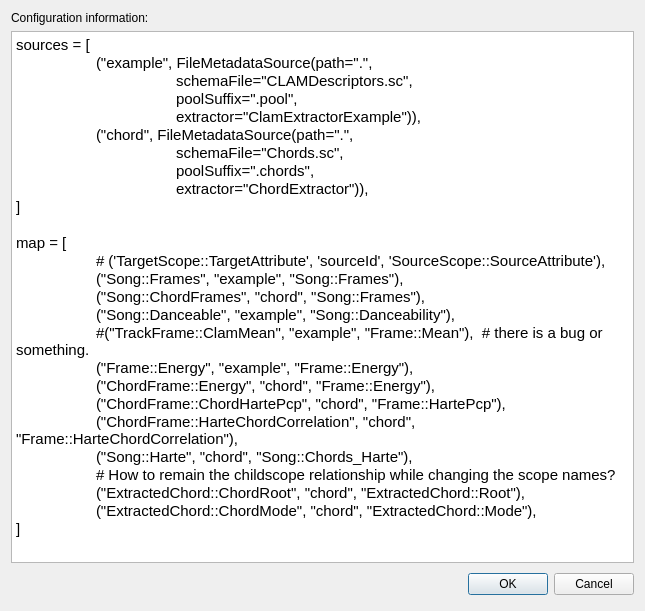
<ui version="4.0" >
 <class>ConfigurationEditor</class>
 <widget class="QDialog" name="ConfigurationEditor" >
  <property name="geometry" >
   <rect>
    <x>0</x>
    <y>0</y>
    <width>645</width>
    <height>611</height>
   </rect>
  </property>
  <property name="windowTitle" >
   <string>Configuration Information</string>
  </property>
  <layout class="QVBoxLayout" >
   <item>
    <widget class="QLabel" name="label" >
     <property name="text" >
      <string>Configuration information: </string>
     </property>
     <property name="alignment" >
      <set>Qt::AlignLeading|Qt::AlignLeft|Qt::AlignTop</set>
     </property>
    </widget>
   </item>
   <item>
    <widget class="QTextEdit" name="configInfo" >
     <property name="html" >
      <string>&lt;html>&lt;head>&lt;meta name="qrichtext" content="1" />&lt;style type="text/css">
p, li { white-space: pre-wrap; }
&lt;/style>&lt;/head>&lt;body style=" font-family:'宋体'; font-size:9pt; font-weight:400; font-style:normal;">
&lt;p style=" margin-top:0px; margin-bottom:0px; margin-left:0px; margin-right:0px; -qt-block-indent:0; text-indent:0px;">&lt;span style=" font-family:'Sans Serif'; font-size:11pt;">sources = [&lt;/span>&lt;/p>
&lt;p style=" margin-top:0px; margin-bottom:0px; margin-left:0px; margin-right:0px; -qt-block-indent:0; text-indent:0px; font-family:'Sans Serif'; font-size:11pt;">	("example", FileMetadataSource(path=".",&lt;/p>
&lt;p style=" margin-top:0px; margin-bottom:0px; margin-left:0px; margin-right:0px; -qt-block-indent:0; text-indent:0px; font-family:'Sans Serif'; font-size:11pt;">		schemaFile="CLAMDescriptors.sc",&lt;/p>
&lt;p style=" margin-top:0px; margin-bottom:0px; margin-left:0px; margin-right:0px; -qt-block-indent:0; text-indent:0px; font-family:'Sans Serif'; font-size:11pt;">		poolSuffix=".pool",&lt;/p>
&lt;p style=" margin-top:0px; margin-bottom:0px; margin-left:0px; margin-right:0px; -qt-block-indent:0; text-indent:0px; font-family:'Sans Serif'; font-size:11pt;">		extractor="ClamExtractorExample")),&lt;/p>
&lt;p style=" margin-top:0px; margin-bottom:0px; margin-left:0px; margin-right:0px; -qt-block-indent:0; text-indent:0px; font-family:'Sans Serif'; font-size:11pt;">	("chord", FileMetadataSource(path=".",&lt;/p>
&lt;p style=" margin-top:0px; margin-bottom:0px; margin-left:0px; margin-right:0px; -qt-block-indent:0; text-indent:0px; font-family:'Sans Serif'; font-size:11pt;">		schemaFile="Chords.sc",&lt;/p>
&lt;p style=" margin-top:0px; margin-bottom:0px; margin-left:0px; margin-right:0px; -qt-block-indent:0; text-indent:0px; font-family:'Sans Serif'; font-size:11pt;">		poolSuffix=".chords",&lt;/p>
&lt;p style=" margin-top:0px; margin-bottom:0px; margin-left:0px; margin-right:0px; -qt-block-indent:0; text-indent:0px; font-family:'Sans Serif'; font-size:11pt;">		extractor="ChordExtractor")),&lt;/p>
&lt;p style=" margin-top:0px; margin-bottom:0px; margin-left:0px; margin-right:0px; -qt-block-indent:0; text-indent:0px; font-family:'Sans Serif'; font-size:11pt;">]&lt;/p>
&lt;p style="-qt-paragraph-type:empty; margin-top:0px; margin-bottom:0px; margin-left:0px; margin-right:0px; -qt-block-indent:0; text-indent:0px; font-family:'Sans Serif'; font-size:11pt;">&lt;/p>
&lt;p style=" margin-top:0px; margin-bottom:0px; margin-left:0px; margin-right:0px; -qt-block-indent:0; text-indent:0px; font-family:'Sans Serif'; font-size:11pt;">map = [&lt;/p>
&lt;p style=" margin-top:0px; margin-bottom:0px; margin-left:0px; margin-right:0px; -qt-block-indent:0; text-indent:0px; font-family:'Sans Serif'; font-size:11pt;">	# ('TargetScope::TargetAttribute', 'sourceId', 'SourceScope::SourceAttribute'),&lt;/p>
&lt;p style=" margin-top:0px; margin-bottom:0px; margin-left:0px; margin-right:0px; -qt-block-indent:0; text-indent:0px; font-family:'Sans Serif'; font-size:11pt;">	("Song::Frames", "example", "Song::Frames"),&lt;/p>
&lt;p style=" margin-top:0px; margin-bottom:0px; margin-left:0px; margin-right:0px; -qt-block-indent:0; text-indent:0px; font-family:'Sans Serif'; font-size:11pt;">	("Song::ChordFrames", "chord", "Song::Frames"),&lt;/p>
&lt;p style=" margin-top:0px; margin-bottom:0px; margin-left:0px; margin-right:0px; -qt-block-indent:0; text-indent:0px; font-family:'Sans Serif'; font-size:11pt;">	("Song::Danceable", "example", "Song::Danceability"),&lt;/p>
&lt;p style=" margin-top:0px; margin-bottom:0px; margin-left:0px; margin-right:0px; -qt-block-indent:0; text-indent:0px; font-family:'Sans Serif'; font-size:11pt;">	#("TrackFrame::ClamMean", "example", "Frame::Mean"),  # there is a bug or something.&lt;/p>
&lt;p style=" margin-top:0px; margin-bottom:0px; margin-left:0px; margin-right:0px; -qt-block-indent:0; text-indent:0px; font-family:'Sans Serif'; font-size:11pt;">	("Frame::Energy", "example", "Frame::Energy"),&lt;/p>
&lt;p style=" margin-top:0px; margin-bottom:0px; margin-left:0px; margin-right:0px; -qt-block-indent:0; text-indent:0px; font-family:'Sans Serif'; font-size:11pt;">	("ChordFrame::Energy", "chord", "Frame::Energy"),&lt;/p>
&lt;p style=" margin-top:0px; margin-bottom:0px; margin-left:0px; margin-right:0px; -qt-block-indent:0; text-indent:0px; font-family:'Sans Serif'; font-size:11pt;">	("ChordFrame::ChordHartePcp", "chord", "Frame::HartePcp"),&lt;/p>
&lt;p style=" margin-top:0px; margin-bottom:0px; margin-left:0px; margin-right:0px; -qt-block-indent:0; text-indent:0px; font-family:'Sans Serif'; font-size:11pt;">	("ChordFrame::HarteChordCorrelation", "chord", "Frame::HarteChordCorrelation"),&lt;/p>
&lt;p style=" margin-top:0px; margin-bottom:0px; margin-left:0px; margin-right:0px; -qt-block-indent:0; text-indent:0px; font-family:'Sans Serif'; font-size:11pt;">	("Song::Harte", "chord", "Song::Chords_Harte"),&lt;/p>
&lt;p style=" margin-top:0px; margin-bottom:0px; margin-left:0px; margin-right:0px; -qt-block-indent:0; text-indent:0px; font-family:'Sans Serif'; font-size:11pt;">	# How to remain the childscope relationship while changing the scope names?&lt;/p>
&lt;p style=" margin-top:0px; margin-bottom:0px; margin-left:0px; margin-right:0px; -qt-block-indent:0; text-indent:0px; font-family:'Sans Serif'; font-size:11pt;">	("ExtractedChord::ChordRoot", "chord", "ExtractedChord::Root"),&lt;/p>
&lt;p style=" margin-top:0px; margin-bottom:0px; margin-left:0px; margin-right:0px; -qt-block-indent:0; text-indent:0px; font-family:'Sans Serif'; font-size:11pt;">	("ExtractedChord::ChordMode", "chord", "ExtractedChord::Mode"),&lt;/p>
&lt;p style=" margin-top:0px; margin-bottom:0px; margin-left:0px; margin-right:0px; -qt-block-indent:0; text-indent:0px; font-family:'Sans Serif'; font-size:11pt;">]&lt;/p>&lt;/body>&lt;/html></string>
     </property>
     <property name="acceptRichText" >
      <bool>false</bool>
     </property>
    </widget>
   </item>
   <item>
    <layout class="QHBoxLayout" >
     <item>
      <spacer>
       <property name="orientation" >
        <enum>Qt::Horizontal</enum>
       </property>
       <property name="sizeHint" >
        <size>
         <width>381</width>
         <height>31</height>
        </size>
       </property>
      </spacer>
     </item>
     <item>
      <widget class="QPushButton" name="okButton" >
       <property name="text" >
        <string>OK</string>
       </property>
      </widget>
     </item>
     <item>
      <widget class="QPushButton" name="cancelButton" >
       <property name="text" >
        <string>Cancel</string>
       </property>
      </widget>
     </item>
    </layout>
   </item>
  </layout>
 </widget>
 <resources/>
 <connections>
  <connection>
   <sender>okButton</sender>
   <signal>clicked()</signal>
   <receiver>ConfigurationEditor</receiver>
   <slot>accept()</slot>
   <hints>
    <hint type="sourcelabel" >
     <x>513</x>
     <y>555</y>
    </hint>
    <hint type="destinationlabel" >
     <x>418</x>
     <y>447</y>
    </hint>
   </hints>
  </connection>
  <connection>
   <sender>cancelButton</sender>
   <signal>clicked()</signal>
   <receiver>ConfigurationEditor</receiver>
   <slot>reject()</slot>
   <hints>
    <hint type="sourcelabel" >
     <x>606</x>
     <y>555</y>
    </hint>
    <hint type="destinationlabel" >
     <x>280</x>
     <y>436</y>
    </hint>
   </hints>
  </connection>
 </connections>
</ui>
